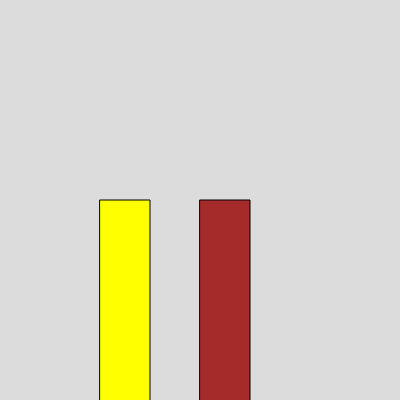
Frame 1 (no input)
Frame 60 (no input): identical to frame 1, image omitted
Frame 120 (the mouse pressed at the canvas centre since frame 60): identical to frame 1, image omitted

The p5.js sketch that drew this single still picture (run headless with seeded random() and noise() and a simulated clock; from frame 60 on, the mouse is pressed at the canvas centre):

// p5.js sketch
// ── sketch.js
let treeTrunk, treeTrunk2;
function setup() {
  createCanvas(400, 400);
  treeTrunk = new Trunks();
  treeTrunk2 = new Trunks();
  treeTrunk2.x = 100;
  treeTrunk2.setColor("Yellow");
}

function draw() {
  background(220);
  treeTrunk.show();
  treeTrunk2.show();
}

class Trunks {
  constructor() {
    this.color = "Brown";
    this.h = 300;
    this.w = 50;
    this.x = 200;
    this.y = 200;
  }

  show() {
    fill(this.color);
    rect(this.x, this.y, this.w, this.h);
  }

  setColor(c) {
    this.color = c;
  }
}
